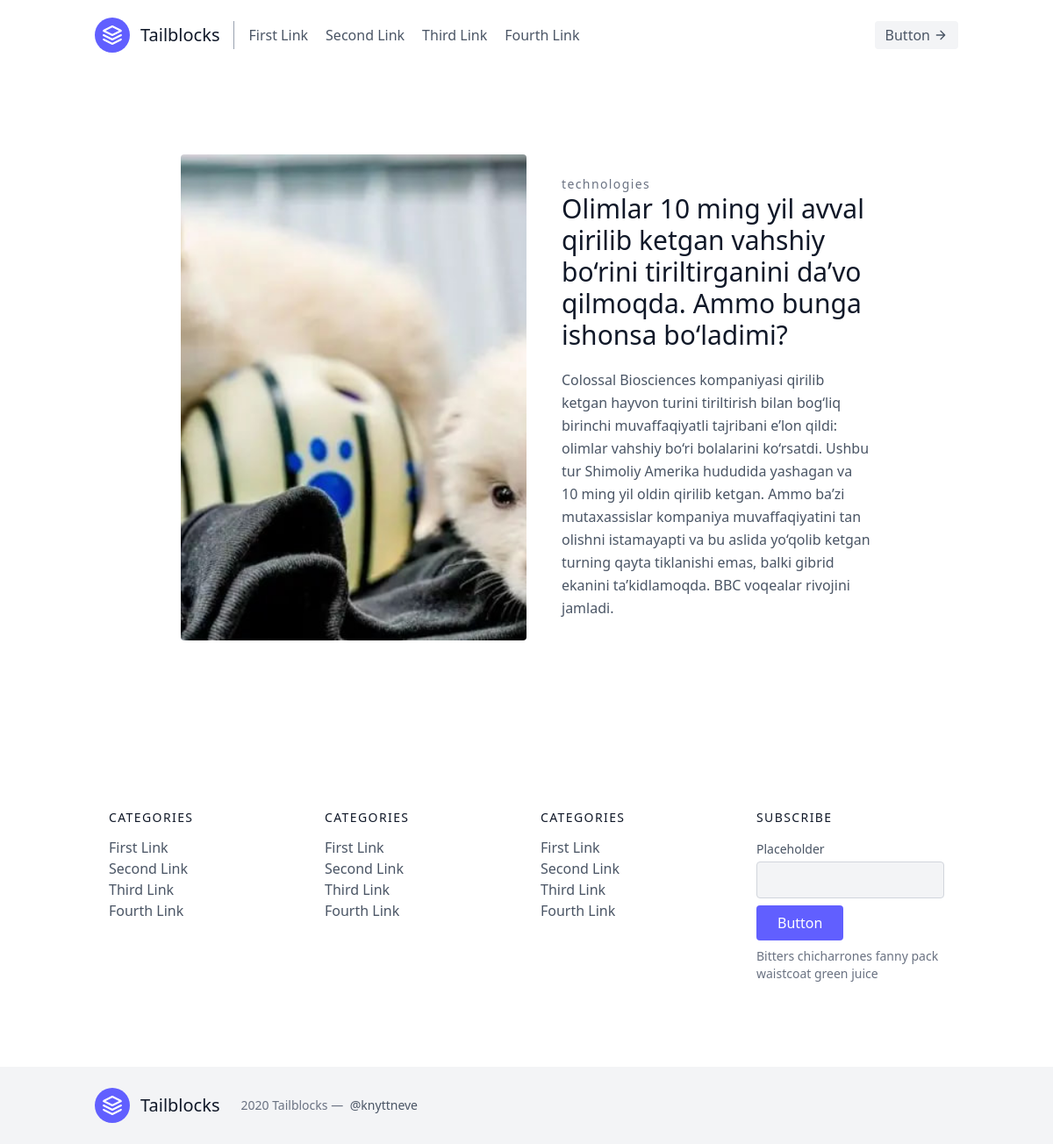
Screenshot of /news/2/ with the database file from the repository.
### news/models.py (models this page shows)
class News(models.Model):
    title=models.CharField(max_length=250)
    pub_data=models.DateTimeField(auto_now=True)
    category=models.ForeignKey(Category,on_delete=models.CASCADE)
    news=models.TextField()
    image=models.ImageField(upload_to='images/')

class Category(models.Model):
    category_name=models.CharField(max_length=250)
    def __str__(self):
        return self.category_name

### news/views.py (the view)
# urls.py: path('news/<int:id>/',detail,name='detail'),
def detail(request,id):
    news=get_object_or_404(News,id=id)
    return render(request,'detail.html',{'abc':news})

### templates/detail.html (shortened to what this page needs)
<!DOCTYPE html>
<html lang="en">
<head>
  <script src="https://cdn.jsdelivr.net/npm/@tailwindcss/browser@4"></script>
</head>
<body>
  <header class="text-gray-600 body-font">
  <div class="container mx-auto flex flex-wrap p-5 flex-col md:flex-row items-center">
    <a class="flex title-font font-medium items-center text-gray-900 mb-4 md:mb-0">
      <svg xmlns="http://www.w3.org/2000/svg" fill="none" stroke="currentColor" stroke-linecap="round" stroke-linejoin="round" stroke-width="2" class="w-10 h-10 text-white p-2 bg-indigo-500 rounded-full" viewBox="0 0 24 24">
        <path d="M12 2L2 7l10 5 10-5-10-5zM2 17l10 5 10-5M2 12l10 5 10-5"></path>
      </svg>
      <span class="ml-3 text-xl">Tailblocks</span>
    </a>
    <nav class="md:mr-auto md:ml-4 md:py-1 md:pl-4 md:border-l md:border-gray-400	flex flex-wrap items-center text-base justify-center">
      <a class="mr-5 hover:text-gray-900">First Link</a>
      <a class="mr-5 hover:text-gray-900">Second Link</a>
      <a class="mr-5 hover:text-gray-900">Third Link</a>
      <a class="mr-5 hover:text-gray-900">Fourth Link</a>
    </nav>
    <button class="inline-flex items-center bg-gray-100 border-0 py-1 px-3 focus:outline-none hover:bg-gray-200 rounded text-base mt-4 md:mt-0">Button
      <svg fill="none" stroke="currentColor" stroke-linecap="round" stroke-linejoin="round" stroke-width="2" class="w-4 h-4 ml-1" viewBox="0 0 24 24">
        <path d="M5 12h14M12 5l7 7-7 7"></path>
      </svg>
    </button>
  </div>
</header>
  <section class="text-gray-600 body-font overflow-hidden">
    <div class="container px-5 py-24 mx-auto">
      <div class="lg:w-4/5 mx-auto flex flex-wrap">
        <img alt="ecommerce" class="lg:w-1/2 w-full lg:h-auto h-75 object-cover object-center rounded" src="{{abc.image.url}}">
        <div class="lg:w-1/2 w-full lg:pl-10 lg:py-6 mt-6 lg:mt-0">
          <h2 class="text-sm title-font text-gray-500 tracking-widest">{{abc.category}}</h2>
          <h1 class="text-gray-900 text-3xl title-font font-medium mb-1">{{abc.title}}</h1>
          <p class="leading-relaxed">{{abc.news}}</p>
        </div>
      </div>
    </div>
  </section>
  <footer class="text-gray-600 body-font">
    <div class="container px-5 py-24 mx-auto">
      <div class="flex flex-wrap md:text-left text-center order-first">
        <div class="lg:w-1/4 md:w-1/2 w-full px-4">
          <h2 class="title-font font-medium text-gray-900 tracking-widest text-sm mb-3">CATEGORIES</h2>
          <nav class="list-none mb-10">
            <li>
              <a class="text-gray-600 hover:text-gray-800">First Link</a>
            </li>
            <li>
              <a class="text-gray-600 hover:text-gray-800">Second Link</a>
            </li>
            <li>
              <a class="text-gray-600 hover:text-gray-800">Third Link</a>
            </li>
            <li>
              <a class="text-gray-600 hover:text-gray-800">Fourth Link</a>
            </li>
          </nav>
        </div>
        <div class="lg:w-1/4 md:w-1/2 w-full px-4">
          <h2 class="title-font font-medium text-gray-900 tracking-widest text-sm mb-3">CATEGORIES</h2>
          <nav class="list-none mb-10">
            <li>
              <a class="text-gray-600 hover:text-gray-800">First Link</a>
            </li>
            <li>
              <a class="text-gray-600 hover:text-gray-800">Second Link</a>
            </li>
            <li>
              <a class="text-gray-600 hover:text-gray-800">Third Link</a>
            </li>
            <li>
              <a class="text-gray-600 hover:text-gray-800">Fourth Link</a>
            </li>
          </nav>
        </div>
        <div class="lg:w-1/4 md:w-1/2 w-full px-4">
          <h2 class="title-font font-medium text-gray-900 tracking-widest text-sm mb-3">CATEGORIES</h2>
          <nav class="list-none mb-10">
            <li>
              <a class="text-gray-600 hover:text-gray-800">First Link</a>
            </li>
            <li>
              <a class="text-gray-600 hover:text-gray-800">Second Link</a>
            </li>
            <li>
              <a class="text-gray-600 hover:text-gray-800">Third Link</a>
            </li>
            <li>
              <a class="text-gray-600 hover:text-gray-800">Fourth Link</a>
            </li>
          </nav>
        </div>
        <div class="lg:w-1/4 md:w-1/2 w-full px-4">
          <h2 class="title-font font-medium text-gray-900 tracking-widest text-sm mb-3">SUBSCRIBE</h2>
          <div class="flex xl:flex-nowrap md:flex-nowrap lg:flex-wrap flex-wrap justify-center items-end md:justify-start">
            <div class="relative w-40 sm:w-auto xl:mr-4 lg:mr-0 sm:mr-4 mr-2">
              <label for="footer-field" class="leading-7 text-sm text-gray-600">Placeholder</label>
              <input type="text" id="footer-field" name="footer-field" class="w-full bg-gray-100 bg-opacity-50 rounded border border-gray-300 focus:bg-transparent focus:ring-2 focus:ring-indigo-200 focus:border-indigo-500 text-base outline-none text-gray-700 py-1 px-3 leading-8 transition-colors duration-200 ease-in-out">
            </div>
            <button class="lg:mt-2 xl:mt-0 flex-shrink-0 inline-flex text-white bg-indigo-500 border-0 py-2 px-6 focus:outline-none hover:bg-indigo-600 rounded">Button</button>
          </div>
          <p class="text-gray-500 text-sm mt-2 md:text-left text-center">Bitters chicharrones fanny pack
            <br class="lg:block hidden">waistcoat green juice
          </p>
        </div>
      </div>
    </div>
    <div class="bg-gray-100">
      <div class="container px-5 py-6 mx-auto flex items-center sm:flex-row flex-col">
        <a class="flex title-font font-medium items-center md:justify-start justify-center text-gray-900">
          <svg xmlns="http://www.w3.org/2000/svg" fill="none" stroke="currentColor" stroke-linecap="round" stroke-linejoin="round" stroke-width="2" class="w-10 h-10 text-white p-2 bg-indigo-500 rounded-full" viewBox="0 0 24 24">
            <path d="M12 2L2 7l10 5 10-5-10-5zM2 17l10 5 10-5M2 12l10 5 10-5"></path>
          </svg>
          <span class="ml-3 text-xl">Tailblocks</span>
        </a>
        <p class="text-sm text-gray-500 sm:ml-6 sm:mt-0 mt-4"> 2020 Tailblocks —
          <a href="https://twitter.com/knyttneve" rel="noopener noreferrer" class="text-gray-600 ml-1" target="_blank">@knyttneve</a>
        </p>
      </div>
    </div>
  </footer>
</body>
</html>

### rows the page displays
News: image (picture), category "technologies", title "Olimlar 10 ming yil avval qirilib ketgan vahshiy bo‘rini tiriltirganini da’vo qilmoqda. Ammo bunga ishonsa bo‘ladimi?", news "Colossal Biosciences kompaniyasi qirilib ketgan hayvon turini tiriltirish bilan bog‘liq birinchi muvaffaqiyatli tajribani e’lon qildi: olimlar vahshiy bo‘ri bolalarini ko‘rsatdi. Ushbu tur Shimoliy Amerika hududida yashagan va 10 ming yil oldin qirilib ketgan. Ammo ba’zi mutaxassislar kompaniya muvaffaqiyatini tan olishni istamayapti va bu aslida yo‘qolib ketgan turning qayta tiklanishi emas, balki gibrid ekanini ta’kidlamoqda. BBC voqealar rivojini jamladi."
